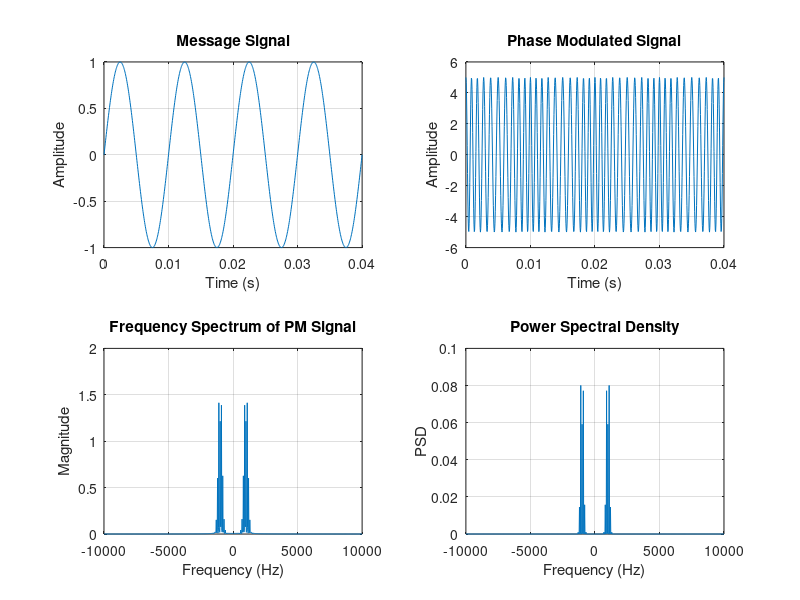

Write MATLAB code to recreate this figure.
clc; 
clear; 
close all; 
% Parameters 
Am = 1;       
fm = 100;     
Ac = 5;       
fc = 1000;    
fs = 20*fc;   
kp = pi/2;    
% Message Amplitude (V) 
% Message Frequency (Hz) 
% Carrier Amplitude (V) 
% Carrier Frequency (Hz) 
% Sampling Frequency (Hz) 
% Phase Sensitivity (rad/V) 
% Time Vector 
t = 0:1/fs:4/fm; 
% Message Signal 
m = Am*sin(2*pi*fm*t); 
% PM Signal 
pm = Ac*cos(2*pi*fc*t + kp*m); 
% Phase Deviation 
beta = kp*Am; 
% FFT 
N = length(pm); 
f = linspace(-fs/2,fs/2,N); 
PM_FFT = abs(fftshift(fft(pm)))/N; 
% Power Spectral Density 
PSD = (abs(fftshift(fft(pm))).^2)/(N*fs); 
% Approximate Bandwidth 
BW = 2*(beta+1)*fm; 
fprintf('Phase Deviation = %.2f radians\n',beta); 
fprintf('Estimated Bandwidth = %.2f Hz\n',BW); 
% Plotting 
figure('Name','PSD Analysis of PM Signal','NumberTitle','off'); 
subplot(2,2,1); 
plot(t,m); 
title('Message Signal'); 
xlabel('Time (s)'); 
ylabel('Amplitude'); 
grid on; 
subplot(2,2,2); 
plot(t,pm); 
title('Phase Modulated Signal'); 
xlabel('Time (s)'); 
ylabel('Amplitude'); 
grid on; 
subplot(2,2,3); 
plot(f,PM_FFT); 
title('Frequency Spectrum of PM Signal'); 
xlabel('Frequency (Hz)'); 
ylabel('Magnitude'); 
grid on; 
subplot(2,2,4); 
plot(f,PSD); 
title('Power Spectral Density'); 
xlabel('Frequency (Hz)'); 
ylabel('PSD'); 
grid on;
